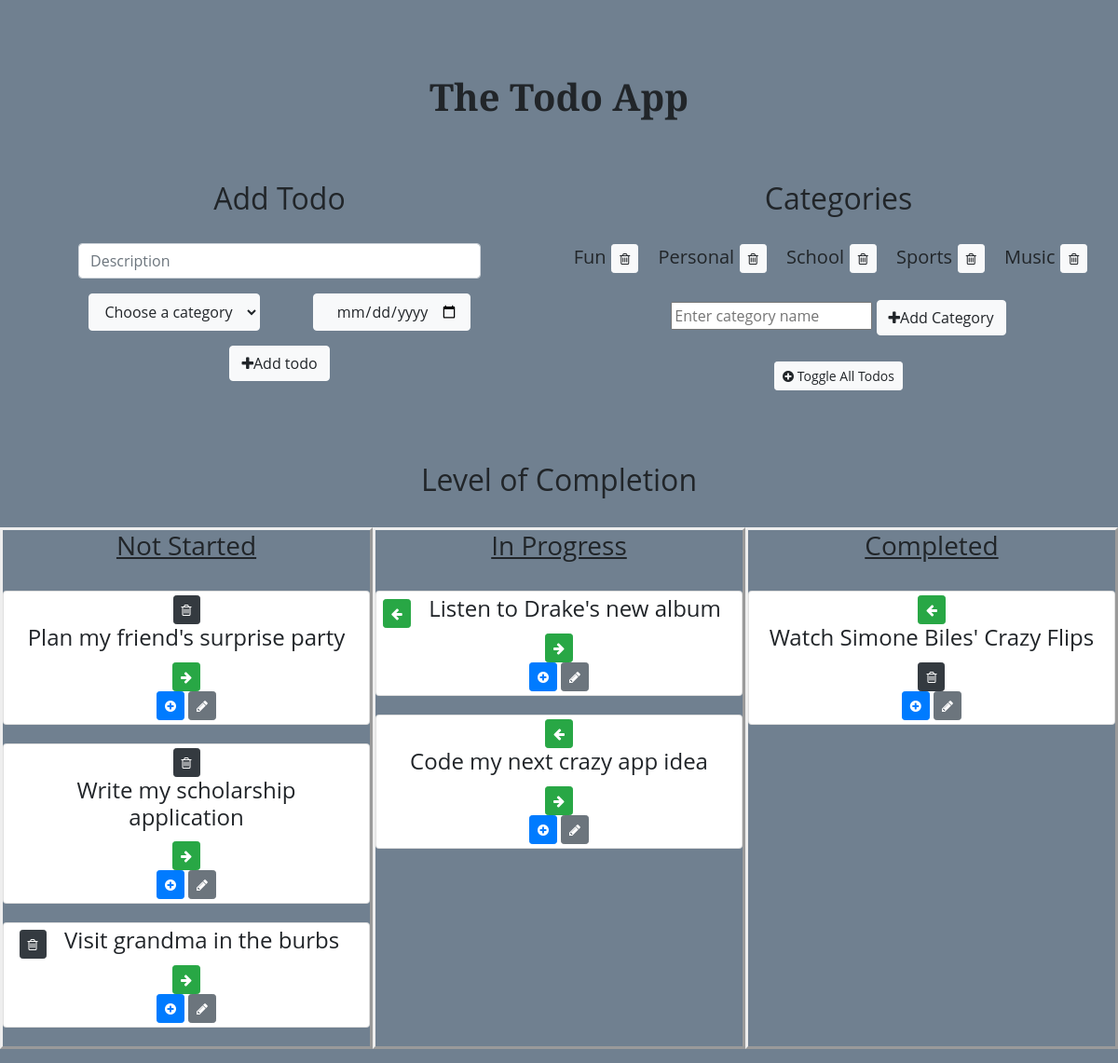
Before: / with the older database file.
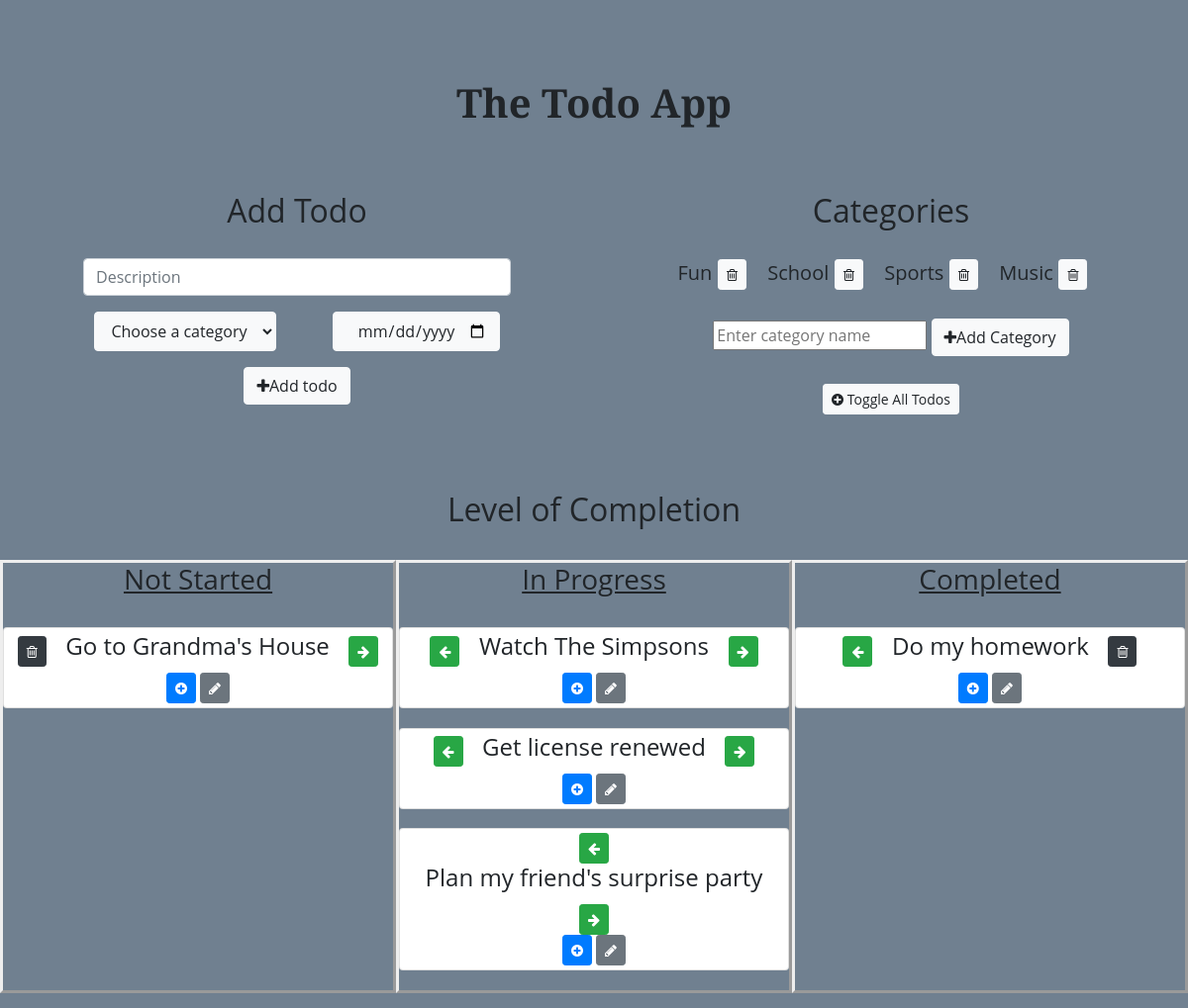
After: the same page with the newer database file.
### todolist/models.py (models this page shows, shortened)
class Category(models.Model): # The Category table name that inherits models.Model
    name = models.CharField(max_length=100) #Like a varchar
    class Meta:
        verbose_name = ("Category")
        verbose_name_plural = ("Categories")
    def __str__(self):
        return self.name # name to be shown when called

class Todo(models.Model): # Todolist able name that inherits models.Model
    title = models.CharField(max_length=250) # a varchar
    content = models.TextField(blank=True) # a text field
    created = models.DateField(default=timezone.now().strftime("%Y-%m-%d")) # a date
    due_date = models.DateField(default=timezone.now().strftime("%Y-%m-%d")) # a date
    category = models.ForeignKey(Category, on_delete=models.CASCADE) # a foreignkey
    completion = models.TextField(blank=True)
    dueness = models.IntegerField(blank=True, default=0)
    class Meta:
        ordering = ["-created"] # ordering by the created field
    def dueness_calculator(self):
        due, now = self.due_date, datetime.date(datetime.now())
        due_days = due - now
        self.dueness = int(due_days.days)

### todolist/views.py (the view, shortened to what this page needs)
# urls.py: path('', index, name='TodoList'),
def index(request): # the index view
    todo_list = Todo.objects.all() # querying all todos with the object manager
    categories = Category.objects.all() # getting all categories with object manager
    current_todo = Todo.objects.filter(completion='todo')
    current_in_progress = Todo.objects.filter(completion='inProgress')
    current_completed = Todo.objects.filter(completion='completed')
    cat_todos = {}
    for cat in categories:
        categorized_todo = Todo.objects.filter(category=cat.id)
        cat_todos[cat.name] = categorized_todo
    for t in todo_list:
        t.dueness_calculator()
        t.save()
        logger.info(t.dueness)
    categorized_todos = cat_todos.items()
    return render(request, "index.html", {"todo_list": todo_list, "categories": categories, "todo": current_todo, "in_progress": current_in_progress, "completed": current_completed, "categorized_todos": categorized_todos})

### todolist/templates/index.html (shortened to what this page needs)
<!DOCTYPE html>
<html>
<head>
    {% load static %}
    <link rel="stylesheet" href="https://maxcdn.bootstrapcdn.com/bootstrap/4.0.0-beta/css/bootstrap.min.css">
    <link rel="stylesheet" type="text/css" href="https://maxcdn.bootstrapcdn.com/font-awesome/4.7.0/css/font-awesome.min.css">
    <link rel="stylesheet" type="text/css" href="{% static 'style.css' %}">
</head>
<body>
    <div django-app="todoManager">
        <div class="container-fluid">
            <div class="content">
                <h1 id="title"><b>The Todo App</b></h1>
                <br />
                <br />
                <div class="row">
                    <div class="todoForm col-md">
                        <form action="" method="post">
                            <h2 class="topRowSubtitle subtitle">Add Todo</h2>
                            <div class="input-group mb-3 addTodoFormItem col-auto">
                                <input class="form-control addDescription" name="description" aria-label="Description" placeholder="Description" required></input>
                            </div>
                            <div class="input-group mb-3 addTodoFormItem">
                                <select id="category" class="btn btn-light" name="category_select">
                                <option class="disabled" value="">Choose a category</option>
                                </select>
                                <input type="date" id="dueDate" class="btn btn-light" name="date" placeholder="Due Date">
                            </div>
                            <div class="input-group mb-3 addTodoFormItem">
                                <button class="todoAdd btn btn-light" name="todoAdd" type="submit"><i class="fa fa-plus icon"></i>Add todo</button>
                            </div>
                        </form>
                    </div>
                    <div class="col-md" id="categoryForm">
                        <h2 class="topRowSubtitle subtitle">Categories</h2>
                        <form action="" method="post">
                            <div id="existingCategories">
                                {% for category in categories %}
                                    <span class="categoryTitle" value="{{ category.name }}">{{ category.name }}<button class="categoryDelete btn btn-light btn-sm" name="categoryDelete" value="{{ category.id }}" type="submit"><i class="fa fa-trash-o icon"></i></button></span>
                                {% endfor %}
                            </div>
                        </form>
                        <form action="" method="post">
                            <div class="inputContainer">
                                <input type="text" id="description" class="todoName" placeholder="Enter category name" name="category" required>
                                <button class="categoryAdd btn btn-light" name="categoryAdd" type="submit"><i class="fa fa-plus icon"></i>Add Category</button>
                                <br />
                                <button type="button" id="{{ td.id }}" class="expandButtonAll btn btn-light btn-sm"><i id="{{ td.id }}" class="fa fa-plus-circle" aria-hidden="true"></i> Toggle All Todos</button>
                            </div>
                        </form>
                    </div>
                </div>
                <br />
                <br />
                <form action="" method="post">
                    <h2 class="subtitle">Level of Completion</h2>
                    <br />
                    <div class="row">
                        <div class="column">
                            <h3 class="progress_header">Not Started</h3>
                            {% for td in todo %}
                                <div class="card todoItem">
                                    <div class="card-body">
                                        <button class="todoDelete btn btn-dark btn-sm" name="todoDelete" value="{{ td.id }}" type="submit"><i class="fa fa-trash-o icon"></i></button>
                                        <label for="{{ td.id }}" class="card-title todoTitle h4"><div>{{ td.title }}</div></label>
                                        <button type="submit" class="moveRight btn btn-success btn-sm" name="inProgress" id="{{ td.id }}" value="{{ td.id }}"><i class="fa fa-arrow-right" aria-hidden="true"></i></button>
                                        <br />
                                        <button type="button" id="{{ td.id }}" class="expandButton btn btn-primary btn-sm"><i id="{{ td.id }}" class="fa fa-plus-circle" aria-hidden="true"></i></button>
                                        <button type="button" id="{{ td.id }}" class="editFormPopup btn btn-secondary btn-sm"><i id="{{ td.id }}" class="fa fa-pencil" aria-hidden="true"></i></button>
                                        <br />
                                    </div>
                                </div>
                            {% endfor %}
                        </div>
                        <div class="column">
                            <h3 class="progress_header">In Progress</h3>
                            {% for ip in in_progress %}
                            <div class="card todoItem">
                                <div class="card-body">
                                    <button type="submit" class="moveRight btn btn-success btn-sm" name="todo" id="{{ ip.id }}" value="{{ ip.id }}"><i class="fa fa-arrow-left" aria-hidden="true"></i></button>
                                    <label for="{{ ip.id }}" class="card-title todoTitle h4"><div>{{ ip.title }}</div></label>
                                    <button type="submit" class="moveRight btn btn-success btn-sm" name="completed" id="{{ ip.id }}" value="{{ ip.id }}"><i class="fa fa-arrow-right" aria-hidden="true"></i></button>
                                    <br />
                                    <button type="button" id="{{ ip.id }}" class="expandButton btn btn-primary btn-sm"><i id="{{ ip.id }}" class="fa fa-plus-circle" aria-hidden="true"></i></button>
                                    <button type="button" id="{{ ip.id }}" class="editFormPopup btn btn-secondary btn-sm"><i id="{{ ip.id }}" class="fa fa-pencil" aria-hidden="true"></i></button>
                                    <br />
                                </div>
                            </div>
                            {% endfor %}
                        </div>
                        <div class="column">
                            <h3 class="progress_header">Completed</h3>
                            {% for cp in completed %}
                            <div class="card todoItem">
                                <div class="card-body">
                                    <button type="submit" class="moveRight btn btn-success btn-sm" name="inProgress" id="{{ cp.id }}" value="{{ cp.id }}"><i class="fa fa-arrow-left" aria-hidden="true"></i></button>
                                    <label for="{{ cp.id }}" class="card-title todoTitle h4"><div>{{ cp.title }}</div></label>
                                    <button class="todoDelete btn btn-dark btn-sm" name="todoDelete" value="{{ cp.id }}" type="submit"><i class="fa fa-trash-o icon"></i></button>
                                    <br />
                                    <button type="button" id="{{ cp.id }}" class="expandButton btn btn-primary btn-sm"><i id="{{ cp.id }}" class="fa fa-plus-circle" aria-hidden="true"></i></button>
                                    <button type="button" id="{{ cp.id }}" class="editFormPopup btn btn-secondary btn-sm"><i id="{{ cp.id }}" class="fa fa-pencil" aria-hidden="true"></i></button>
                                    <br />
                                </div>
                            </div>
                            {% endfor %}
                        </div>
                    </div>
                </form>
            </div>
        </div>
    </div>
</body>
</html>

### todolist/static/style.css (style rules this page uses)
html { font-size: 100%; }
#title { margin-top: 2em; font-family: 'Cormorant Garamond', serif; }
body { background:slategrey; font-family: 'Open Sans',sans-serif; }
h1 { text-align: center; }
.subtitle { text-align: center; margin-top: .5rem }
.topRowSubtitle { margin-bottom: 5%; }
.addTodoFormItem { justify-content: center; margin-right: 5%; }
#category { margin-right: 5%; }
.categoryTitle { font-size: 1.25em; }
#dueDate { margin-left: 5%; }
.row { margin-bottom: 15px; justify-content: center; text-align: center; }
.column { float: left; text-align: center; width: 33.33%; border: outset; }
.todoItem { margin-top: 5%; margin-bottom: 5%; }
.todoForm { text-align: center; }
.addDescription { margin-left: 10%; margin-right: 10%; }
#existingCategories { margin-bottom: 5%; }
#categoryForm { padding-right: 15px; padding-left: 15px; }
.categoryDelete { margin-left: 1%; margin-right: 3%; }
.todoTitle { margin-right: 4%; margin-left: 4%; }
.progress_header { text-decoration: underline; margin-bottom: 8%; }
.expandButtonAll { margin-top: 5%; }
.card-body { padding: .25rem !important; }

Changed rows visible on the page:
removed Category: name "Personal", {{ category.id }} 7 (drawn)
removed Todo: {{ td.id }} 8 (drawn), title "Write my scholarship application", shown under "Not Started"
removed Todo: {{ td.id }} 9 (drawn), title "Visit grandma in the burbs", shown under "Not Started"
removed Todo: {{ ip.id }} 4 (drawn), title "Listen to Drake's new album", shown under "In Progress"
removed Todo: {{ ip.id }} 6 (drawn), title "Code my next crazy app idea", shown under "In Progress"
removed Todo: {{ cp.id }} 5 (drawn), title "Watch Simone Biles' Crazy Flips", shown under "Completed"
added Todo: {{ td.id }} 12 (drawn), title "Go to Grandma's House", shown under "Not Started"
added Todo: {{ ip.id }} 15 (drawn), title "Watch The Simpsons", shown under "In Progress"
added Todo: {{ ip.id }} 16 (drawn), title "Get license renewed", shown under "In Progress"
changed Todo "Plan my friend's surprise party": moves from the list under "Not Started" to the list under "In Progress"
added Todo: {{ cp.id }} 13 (drawn), title "Do my homework", shown under "Completed"
